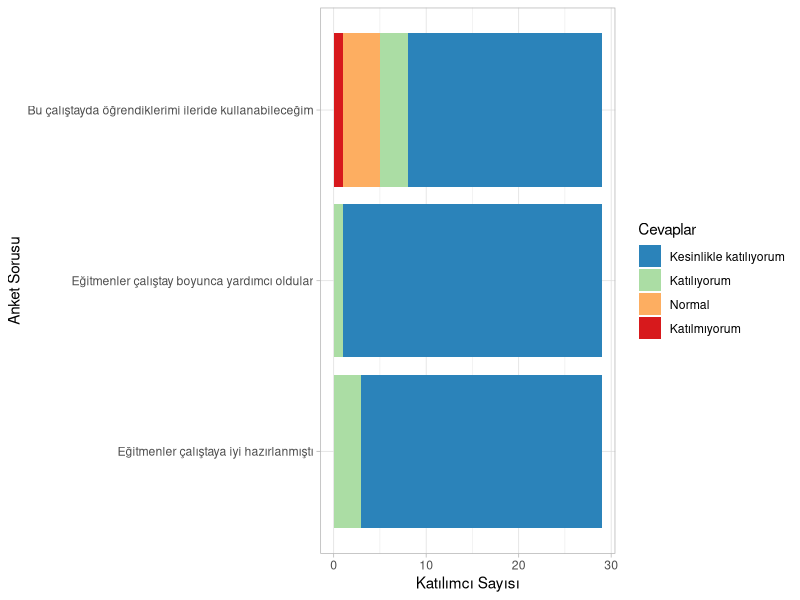

Generate this figure with R: (Note: this script raises an error after producing the figure.)
library(tidyverse)

anket <- read.csv("anket.csv")

anket1 <- anket[,c(1,4:6)]
anket2 <- anket[,c(1,2:3)]

for (i in 2:4) {
     anket1[,i] <- factor(anket1[,i], levels= c("1","2","3","4","5"))
     levels(anket1[,i]) <- c("Kesinlikle katılmıyorum", "Katılmıyorum", "Normal", 
                             "Katılıyorum","Kesinlikle katılıyorum")
}


anket2[,3] <- factor(anket2[,3], levels= c("1","2","3","4","5"))
levels(anket2[,3]) <- c("Çok kolay", "Kolay", "Normal", 
                             "Zor","Çok zor")
anket2[,2] <- factor(anket2[,2], levels= c("1","2","3","4","5"))
levels(anket2[,2]) <- c("Çok yavaş", "Yavaş", "Normal", 
                        "Hızlı","Çok hızlı")

names(anket1) <- c("ID",
                   "Eğitmenler çalıştaya iyi hazırlanmıştı",
                   "Eğitmenler çalıştay boyunca yardımcı oldular",
                   "Bu çalıştayda öğrendiklerimi ileride kullanabileceğim")
names(anket2) <- c("ID",
                   "Çalıştayın genel zorluk seviyesi nasıldı?",
                   "Çalıştayın genel ilerleme hızı nasıldı?")



anket_lf1 <- reshape2::melt(anket1, id= "ID", factorsAsStrings= FALSE)
anket_lf2 <- reshape2::melt(anket2, id= "ID", factorsAsStrings= FALSE)
anket_lf1$value <- fct_rev(anket_lf1$value)
anket_lf2$value <- fct_rev(anket_lf2$value)

ggplot(anket_lf1, aes(variable, fill= value)) +
     geom_bar(stat = "count", position = "stack") +
     labs(x= "Anket Sorusu",
          y= "Katılımcı Sayısı",
          fill= "Cevaplar") +
     coord_flip() +
     scale_fill_brewer(palette = "Spectral", direction= -1) +
     theme_light()


ggplot(anket_lf2, aes(variable, fill= value, width=1)) +
     geom_bar(stat = "count", position = "dodge") +
     labs(x= "Anket Sorusu",
          y= "Katılımcı Sayısı",
          fill= "Cevaplar") +
     scale_fill_brewer(palette = "Spectral", direction = -1) +
     theme_light() +
     facet_wrap("")
